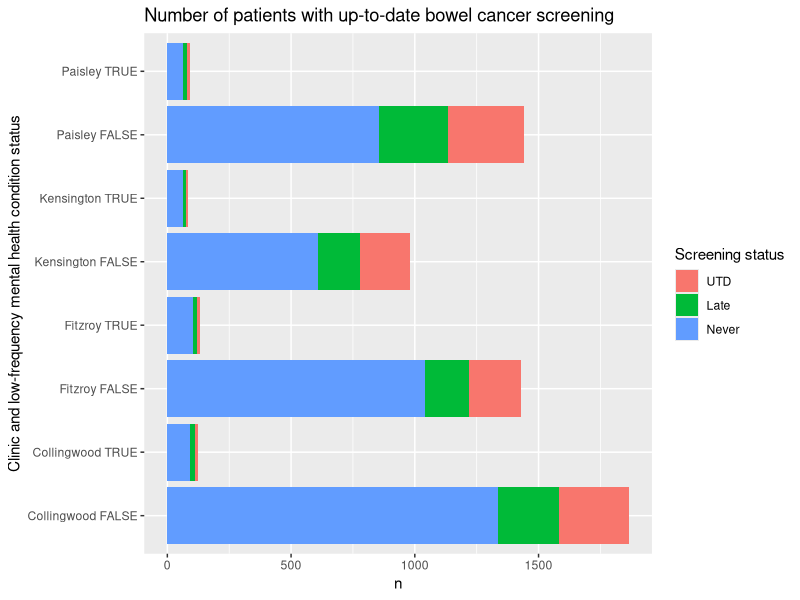
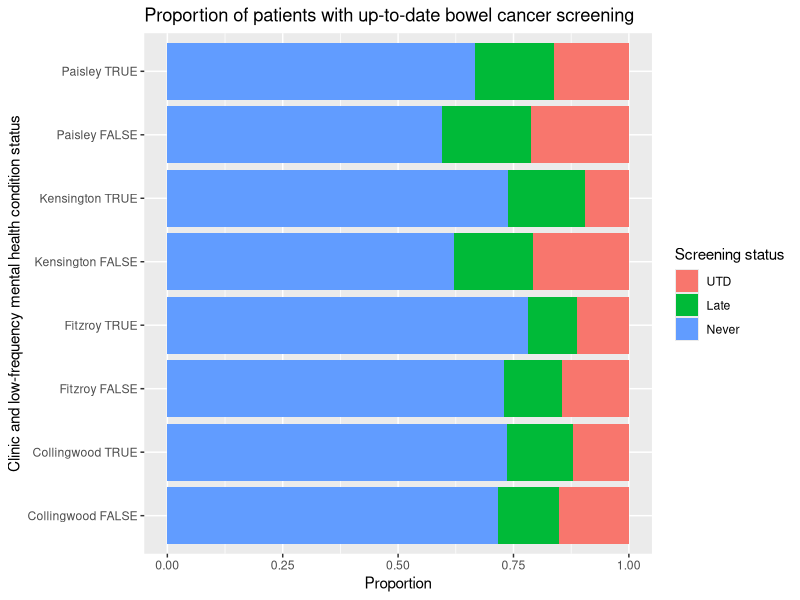
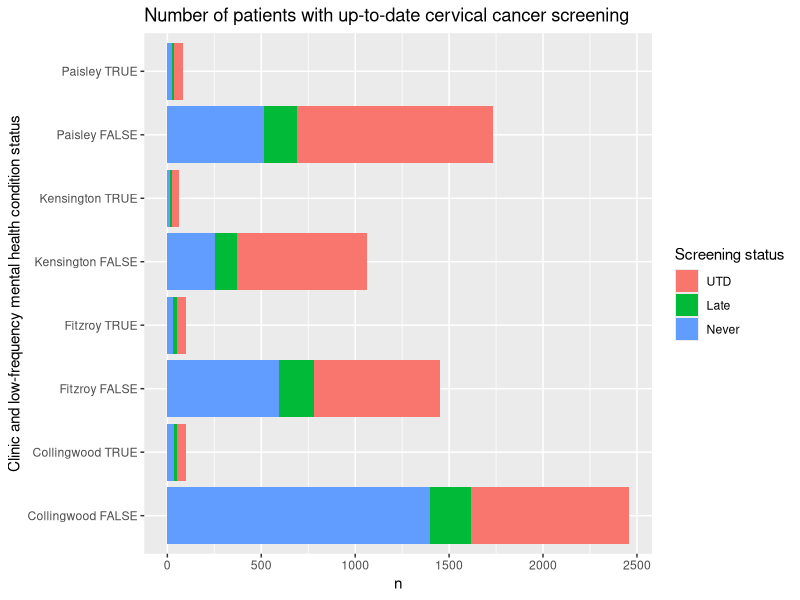
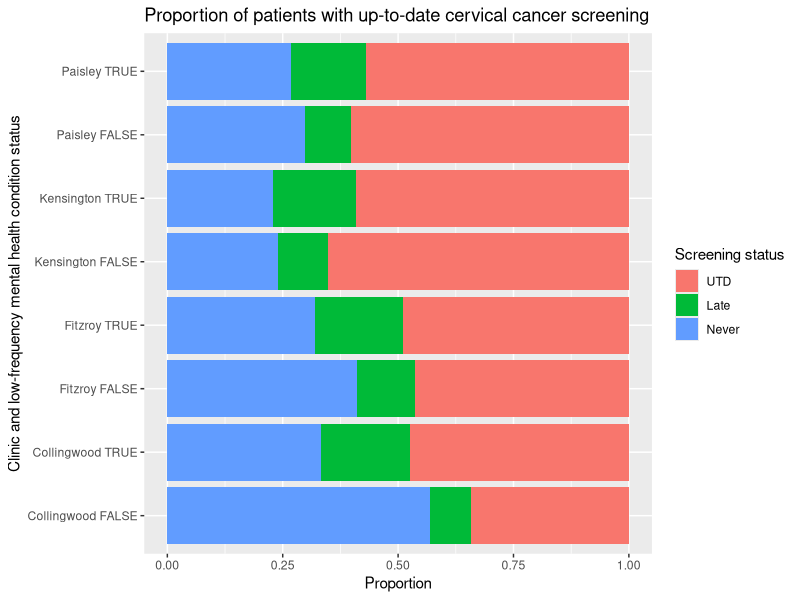

Write R code to recreate these figures, in order.
## ---- chunk 1
knitr::opts_chunk$set(echo = TRUE)
## ---- chunk 2
library(dplyr)
library(magrittr)
library(ggplot2)
## ---- chunk 3
fobt <- data.frame(
  clinic = character(),
  lowfreq = logical(),
  status = character(),
  n = integer()
)

fobt <- fobt %>%
  add_row(clinic = "Kensington", lowfreq = TRUE, status = "UTD", n = 8) %>%
  add_row(clinic = "Kensington", lowfreq = TRUE, status = "Late", n = 2+3+9) %>%
  # the three numbers in 'Late' are actually 2-3, 3-4 and >4 years
  add_row(clinic = "Kensington", lowfreq = TRUE, status = "Never", n = 62) %>%
  add_row(clinic = "Kensington", lowfreq = FALSE, status = "UTD", n = 204) %>%
  add_row(clinic = "Kensington", lowfreq = FALSE, status = "Late", n = 61+22+85) %>%
  add_row(clinic = "Kensington", lowfreq = FALSE, status = "Never", n = 610) %>%
  add_row(clinic = "Paisley", lowfreq = TRUE, status = "UTD", n = 15) %>%
  add_row(clinic = "Paisley", lowfreq = TRUE, status = "Late", n = 5+4+7) %>%
  # the three numbers in 'Late' are actually 2-3, 3-4 and >4 years
  add_row(clinic = "Paisley", lowfreq = TRUE, status = "Never", n = 62) %>%
  add_row(clinic = "Paisley", lowfreq = FALSE, status = "UTD", n = 306) %>%
  add_row(clinic = "Paisley", lowfreq = FALSE, status = "Late", n = 106+46+126) %>%
  add_row(clinic = "Paisley", lowfreq = FALSE, status = "Never", n = 857) %>%
  add_row(clinic = "Collingwood", lowfreq = TRUE, status = "UTD", n = 15) %>%
  add_row(clinic = "Collingwood", lowfreq = TRUE, status = "Late", n = 3+7+8) %>%
  # the three numbers in 'Late' are actually 2-3, 3-4 and >4 years
  add_row(clinic = "Collingwood", lowfreq = TRUE, status = "Never", n = 92) %>%
  add_row(clinic = "Collingwood", lowfreq = FALSE, status = "UTD", n = 282) %>%
  add_row(clinic = "Collingwood", lowfreq = FALSE, status = "Late", n = 74+51+120) %>%
  add_row(clinic = "Collingwood", lowfreq = FALSE, status = "Never", n = 1338) %>%
  add_row(clinic = "Fitzroy", lowfreq = TRUE, status = "UTD", n = 15) %>%
  add_row(clinic = "Fitzroy", lowfreq = TRUE, status = "Late", n = 3+4+7) %>%
  # the three numbers in 'Late' are actually 2-3, 3-4 and >4 years
  add_row(clinic = "Fitzroy", lowfreq = TRUE, status = "Never", n = 104) %>%
  add_row(clinic = "Fitzroy", lowfreq = FALSE, status = "UTD", n = 208) %>%
  add_row(clinic = "Fitzroy", lowfreq = FALSE, status = "Late", n = 62+39+78) %>%
  add_row(clinic = "Fitzroy", lowfreq = FALSE, status = "Never", n = 1042)
## ---- chunk 4
ggplot(
  fobt %>%
    mutate(clinic_group = paste(clinic, lowfreq)),
  aes(
    fill = factor(status, levels = c("UTD", "Late", "Never")),
    y = n, x = clinic_group
  )) +
  geom_bar(position = "stack", stat = "identity") +
  coord_flip() + 
  ggtitle("Number of patients with up-to-date bowel cancer screening") +
  ylab("n") + xlab("Clinic and low-frequency mental health condition status") +
  guides(fill = guide_legend("Screening status"))

## ---- chunk 5
ggplot(
  fobt %>%
    mutate(clinic_group = paste(clinic, lowfreq)),
  aes(
    fill = factor(status, levels = c("UTD", "Late", "Never")),
    y = n, x = clinic_group
  )) +
  geom_bar(position = "fill", stat = "identity") +
  coord_flip() + 
  ggtitle("Proportion of patients with up-to-date bowel cancer screening") +
  ylab("Proportion") + xlab("Clinic and low-frequency mental health condition status") +
  guides(fill = guide_legend("Screening status"))

## ---- chunk 6
cst <- data.frame(
  clinic = character(),
  lowfreq = logical(),
  status = character(),
  n = integer()
)

cst <- cst %>%
  add_row(clinic = "Kensington", lowfreq = TRUE, status = "UTD", n = 36) %>%
  add_row(clinic = "Kensington", lowfreq = TRUE, status = "Late", n = 11) %>%
  add_row(clinic = "Kensington", lowfreq = TRUE, status = "Never", n = 14) %>%
  add_row(clinic = "Kensington", lowfreq = FALSE, status = "UTD", n = 692) %>%
  add_row(clinic = "Kensington", lowfreq = FALSE, status = "Late", n = 117) %>%
  add_row(clinic = "Kensington", lowfreq = FALSE, status = "Never", n = 254) %>%
  add_row(clinic = "Paisley", lowfreq = TRUE, status = "UTD", n = 49) %>%
  add_row(clinic = "Paisley", lowfreq = TRUE, status = "Late", n = 14) %>%
  add_row(clinic = "Paisley", lowfreq = TRUE, status = "Never", n = 23) %>%
  add_row(clinic = "Paisley", lowfreq = FALSE, status = "UTD", n = 1043) %>%
  add_row(clinic = "Paisley", lowfreq = FALSE, status = "Late", n = 172) %>%
  add_row(clinic = "Paisley", lowfreq = FALSE, status = "Never", n = 517) %>%
  add_row(clinic = "Collingwood", lowfreq = TRUE, status = "UTD", n = 47) %>%
  add_row(clinic = "Collingwood", lowfreq = TRUE, status = "Late", n = 19) %>%
  add_row(clinic = "Collingwood", lowfreq = TRUE, status = "Never", n = 33) %>%
  add_row(clinic = "Collingwood", lowfreq = FALSE, status = "UTD", n = 840) %>%
  add_row(clinic = "Collingwood", lowfreq = FALSE, status = "Late", n = 218) %>%
  add_row(clinic = "Collingwood", lowfreq = FALSE, status = "Never", n = 1399) %>%
  add_row(clinic = "Fitzroy", lowfreq = TRUE, status = "UTD", n = 49) %>%
  add_row(clinic = "Fitzroy", lowfreq = TRUE, status = "Late", n = 19) %>%
  add_row(clinic = "Fitzroy", lowfreq = TRUE, status = "Never", n = 32) %>%
  add_row(clinic = "Fitzroy", lowfreq = FALSE, status = "UTD", n = 673) %>%
  add_row(clinic = "Fitzroy", lowfreq = FALSE, status = "Late", n = 183) %>%
  add_row(clinic = "Fitzroy", lowfreq = FALSE, status = "Never", n = 597)
## ---- chunk 7
ggplot(
  cst %>%
    mutate(clinic_group = paste(clinic, lowfreq)),
  aes(
    fill = factor(status, levels = c("UTD", "Late", "Never")),
    y = n, x = clinic_group
  )) +
  geom_bar(position = "stack", stat = "identity") +
  coord_flip() + 
  ggtitle("Number of patients with up-to-date cervical cancer screening") +
  ylab("n") + xlab("Clinic and low-frequency mental health condition status") +
  guides(fill = guide_legend("Screening status"))

## ---- chunk 8
ggplot(
  cst %>%
    mutate(clinic_group = paste(clinic, lowfreq)),
  aes(
    fill = factor(status, levels = c("UTD", "Late", "Never")),
    y = n, x = clinic_group
  )) +
  geom_bar(position = "fill", stat = "identity") +
  coord_flip() + 
  ggtitle("Proportion of patients with up-to-date cervical cancer screening") +
  ylab("Proportion") + xlab("Clinic and low-frequency mental health condition status") +
  guides(fill = guide_legend("Screening status"))

